Frame 1 (no input): blank canvas, image omitted
Frame 60 (the mouse pressed at the canvas centre just before this capture): blank canvas, image omitted
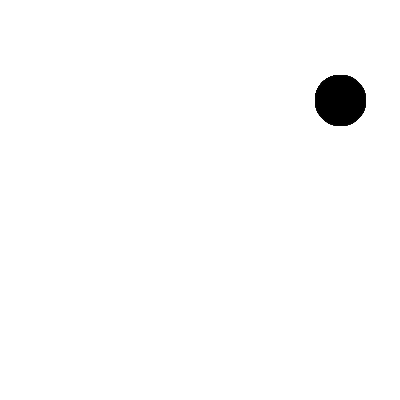
Frame 120 (the mouse held since frame 60 and released just before this capture)

The Processing sketch whose frames 1 and 60 were blank and that drew this single picture after the mouse press (run headless with seeded random() and noise(); from frame 60 on, the mouse is pressed at the canvas centre):

// Processing sketch: processing_60087
// ── processing_60087.pde

void setup(){
  size(400,400);
  noCursor();
  background(255);
  }
  
  void draw() {
    
    if(mousePressed){
      stroke(6.0);
      fill(0);
      ellipse(340,100,50,50);
        } else{
          fill(255);
          ellipse(140,180,mouseX,mouseY);
          }
          
}
